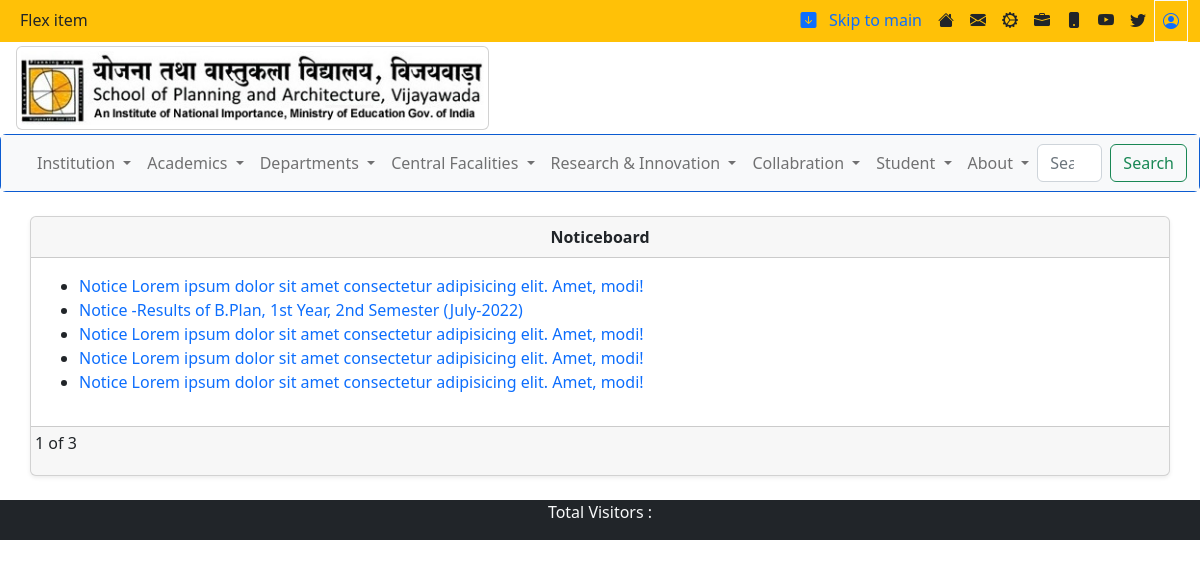
Before: /noticeboard/ with the older database file.
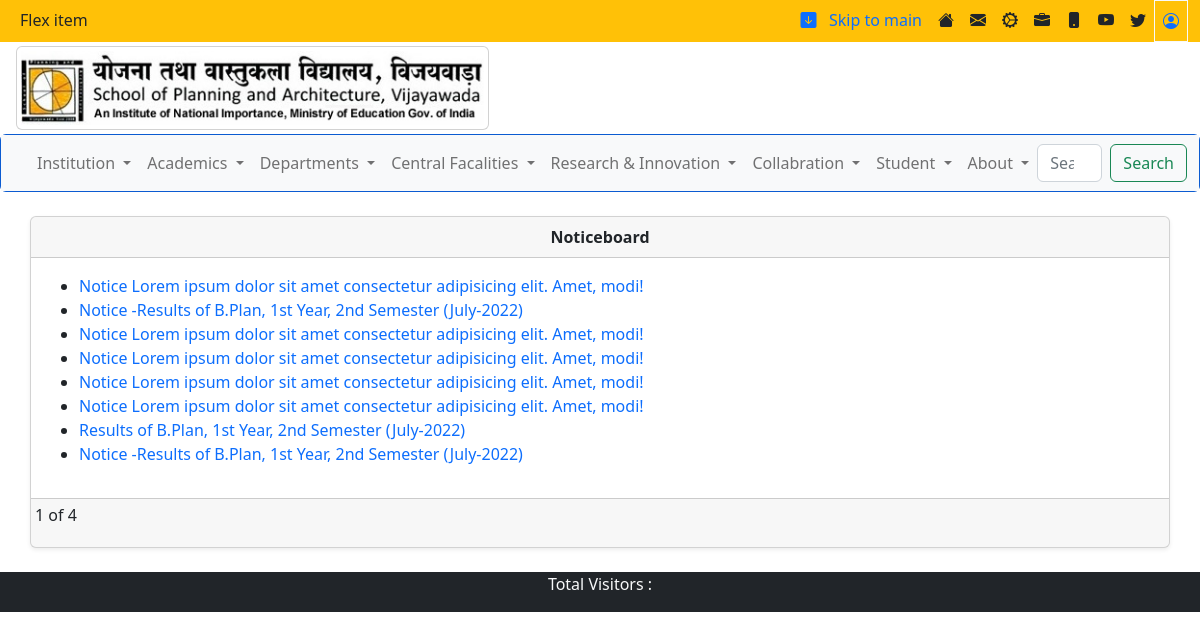
After: the same page with the newer database file.
### spav/models.py (models this page shows, shortened)
class Noticeboard(models.Model):
    noticeTitle = models.CharField(max_length=200)
    noticeFile = models.FileField(upload_to='noticeboard', max_length=100)
    noticeUrl = models.URLField(max_length=200, null=True)
    noticeDate = models.DateField(auto_now=False, auto_now_add=False)

### spav/views.py (the view)
# urls.py: path('noticeboard/', views.noticeboard, name='noticeboard'),
def noticeboard(request):
    noticeData = Noticeboard.objects.all()
    paginator = Paginator(noticeData, 2) # Show 25 contacts per page.
    page_number = request.GET.get('page')
    page_obj = paginator.get_page(page_number)
    contextt = {
        'notice': noticeData,
        'page':page_obj
    }
    return render(request, 'noticeboard.html',contextt)

### templates/noticeboard.html (shortened to what this page needs)
{% extends 'base.html' %}
{% block noticeboard %}
{% load static %}
<br>
<section>
    <div class="container">
        <div class="row">
            <div class="card shadow-sm p-0">
                <div class="card-header text-center"><strong>Noticeboard</strong></div>
                <div class="card-body">
                    <ul>
                        {% for n in notice %}
                        <li><a href="{{n.noticeFile.url}}" target="_blank">{{n.noticeTitle | slice:80}}</a></li>
                        {% endfor%}
                </div>
                <div class="card-footer p-1">
                    <nav aria-label="Page navigation example">
                        <ul class="pagination">
                        {{ page.number }} of {{ page.paginator.num_pages }}
                        </ul>
                      </nav>
                </div>
            </div>
        </div>
    </div>
</section>
{% endblock noticeboard %}

Changed rows visible on the page:
added Noticeboard: noticeTitle "Notice Lorem ipsum dolor sit amet consectetur adipisicing elit. Amet, modi!"
added Noticeboard: noticeTitle "Results of B.Plan, 1st Year, 2nd Semester (July-2022)"
added Noticeboard: noticeTitle "Notice -Results of B.Plan, 1st Year, 2nd Semester (July-2022)"
Other visible differences:
{{ page.paginator.num_pages }}: "3" → "4"
